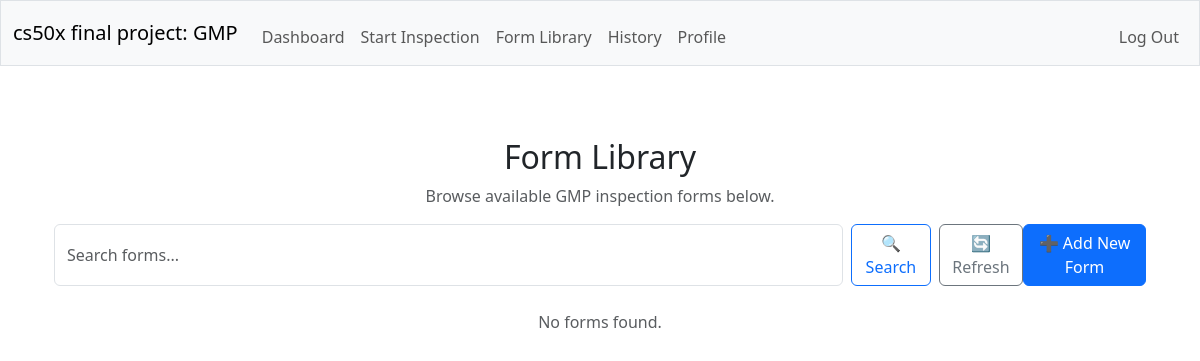
/forms_show (signed in), run on an earlier commit of the app's database.
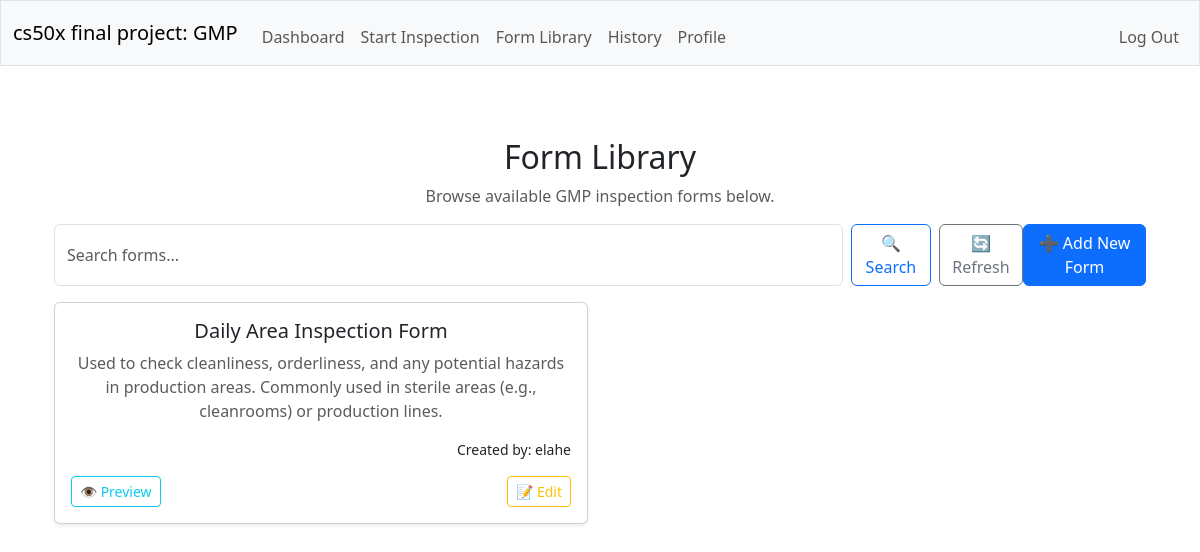
And on a later commit of the database.
### tables this page shows
CREATE TABLE forms (id INTEGER PRIMARY KEY AUTOINCREMENT NOT NULL, name TEXT NOT NULL UNIQUE, description TEXT NOT NULL, created_by INTEGER NOT NULL, FOREIGN KEY (created_by) REFERENCES users(id) );

CREATE TABLE users (id INTEGER PRIMARY KEY AUTOINCREMENT NOT NULL, username TEXT NOT NULL UNIQUE, hash TEXT NOT NULL, role TEXT NOT NULL DEFAULT 'inspector', created_at DATETIME DEFAULT CURRENT_TIMESTAMP);

### app.py (the view)
@app.route("/forms_show", methods=["GET", "POST"])
@login_required
def forms_show():
    search_query = request.form.get("search") if request.method == "POST" else None
    if search_query:
        forms = db.execute(
            """SELECT forms.*, users.username AS created_by_name
               FROM forms JOIN users ON forms.created_by = users.id
               WHERE forms.name LIKE ? ORDER BY forms.id DESC""",
            f"%{search_query}%"
        )
    else:
        forms = db.execute(
            """SELECT forms.*, users.username AS created_by_name
               FROM forms JOIN users ON forms.created_by = users.id
               ORDER BY forms.id DESC"""
        )
    return render_template("forms_show.html", forms=forms)

### helpers.py (called while the page is built)
def login_required(f):
    @wraps(f)
    def decorated_function(*args, **kwargs):
        if session.get("user_id") is None:
            return redirect("/login")
        return f(*args, **kwargs)
    return decorated_function

### templates/forms_show.html (shortened to what this page needs)
{% extends "layout.html" %}
{% block main %}
<div class="container mt-4">
    <h2>Form Library</h2>
    <p class="text-muted">Browse available GMP inspection forms below.</p>
    <form method="POST" class="d-flex mb-3">
        <input name="search" class="form-control me-2" type="search" placeholder="Search forms..." aria-label="Search">
        <button class="btn btn-outline-primary me-2" type="submit">🔍 Search</button>
        <a href="/forms_show" class="btn btn-outline-secondary">🔄 Refresh</a>
            <a href="/forms_show/new" class="btn btn-primary ms-auto">➕ Add New Form</a>
    </form>
    {% if forms %}
        <div class="row row-cols-1 row-cols-md-2 g-4">
            {% for form in forms %}
            <div class="col">
                <div class="card h-100 shadow-sm">
                    <div class="card-body">
                        <h5 class="card-title">{{ form.name }}</h5>
                        <p class="card-text text-muted">{{ form.description }}</p>
                        <p class="text-end small">Created by: {{ form.created_by_name }}</p>
                        <div class="d-flex justify-content-between">
                            <a href="/forms_show/{{ form.id }}/preview" class="btn btn-outline-info btn-sm">👁️ Preview</a>
                                <a href="/forms_show/{{ form.id }}/edit" class="btn btn-outline-warning btn-sm">📝 Edit</a>
                        </div>
                    </div>
                </div>
            </div>
            {% endfor %}
        </div>
    {% else %}
        <p class="text-muted mt-4">No forms found.</p>
    {% endif %}
</div>
{% endblock %}

### templates/layout.html (shortened to what this page needs)
<!DOCTYPE html>
<html lang="en">
    <head>
        <link href="https://cdn.jsdelivr.net/npm/bootstrap@5.3.3/dist/css/bootstrap.min.css" rel="stylesheet">
        <link href="/static/styles.css" rel="stylesheet">
    </head>
    <body>
        <nav class="bg-light border navbar navbar-expand-md navbar-light">
            <div class="container-fluid">
                <a class="navbar-brand" href="/">cs50x final project: GMP</a>
                <div class="collapse navbar-collapse" id="navbar">
                    {% if session["user_id"] %}
                        <ul class="navbar-nav me-auto mt-2">
                            <li class="nav-item"><a class="nav-link" href="/">Dashboard</a></li>
                            <li class="nav-item"><a class="nav-link" href="/start">Start Inspection</a></li>
                            <li class="nav-item"><a class="nav-link" href="/forms_show">Form Library</a></li>
                            <li class="nav-item"><a class="nav-link" href="/history">History</a></li>
                            <li class="nav-item"><a class="nav-link" href="/">Profile</a></li>
                        </ul>
                        <ul class="navbar-nav ms-auto mt-2">
                            <li class="nav-item"><a class="nav-link" href="/logout">Log Out</a></li>
                        </ul>
                    {% else %}
                        <ul class="navbar-nav ms-auto mt-2">
                            <li class="nav-item"><a class="nav-link" href="/register">Register</a></li>
                            <li class="nav-item"><a class="nav-link" href="/login">Log In</a></li>
                        </ul>
                    {% endif %}
                </div>
            </div>
        </nav>
        <main class="container py-5 text-center">
            {% block main %}{% endblock %}
        </main>
    </body>
</html>

What changed in the data, as far as the page shows it:
added forms: name "Daily Area Inspection Form", description "Used to check cleanliness, orderliness, and any potential hazards in production areas. Commonly used in sterile areas (e.g., cleanrooms) or production lines.", created_by_name "elahe"
Also different on the page:
text no longer shown: "No forms found."
